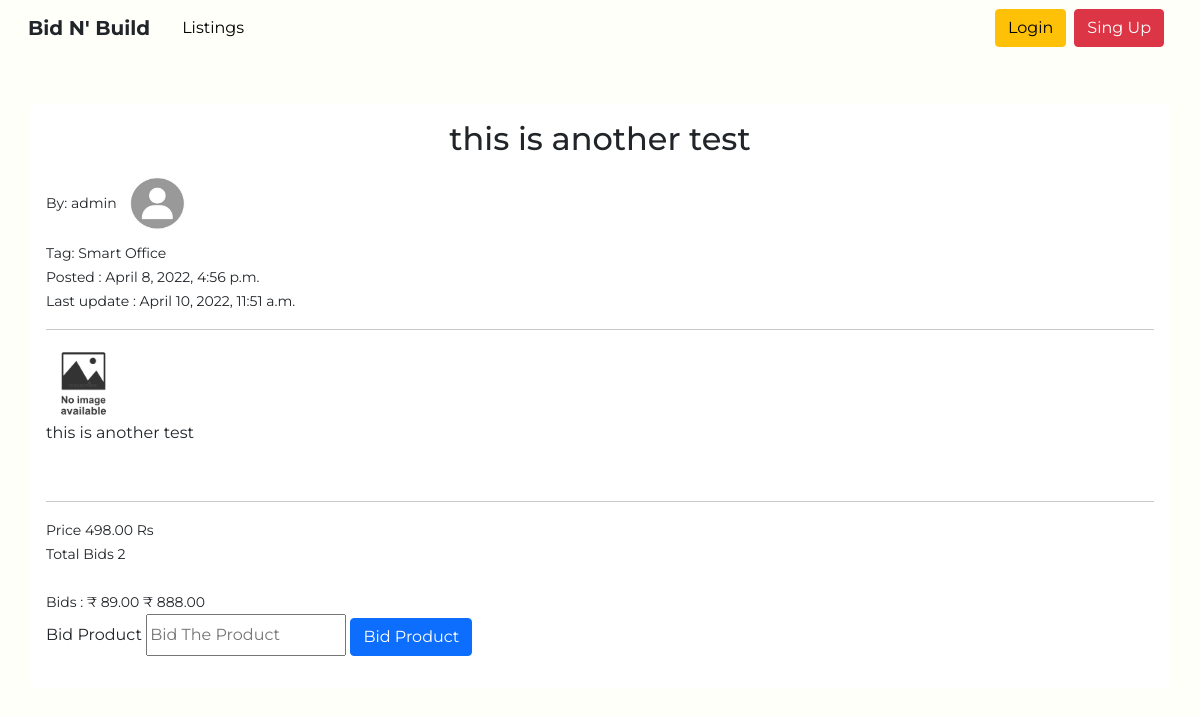
Before: /product-details/21 with the older database file.
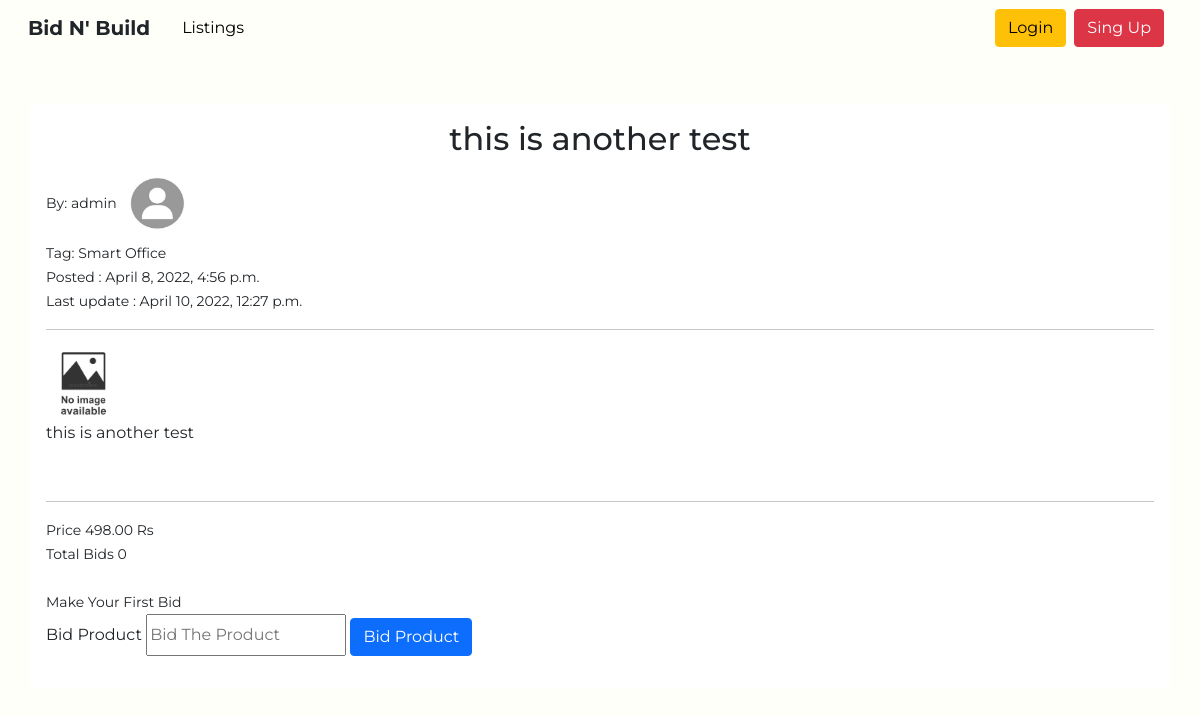
After: the same page with the newer database file.
### home/models.py (models this page shows, shortened)
class Product(models.Model):
    title=models.CharField(max_length=255)
    author=models.ForeignKey(Customer, on_delete=models.CASCADE)
    order=models.BooleanField(default=False)
    product_image = models.ImageField(null=True, blank=True, upload_to='images/products/')
    desc=RichTextField(blank=True, null=True)
    price=models.DecimalField(max_digits=8, decimal_places=2)
    category=models.ForeignKey(Category, on_delete=models.CASCADE)
    created_at = models.DateTimeField(auto_now_add=True)
    updated_at = models.DateTimeField(auto_now=True)

class Bid(models.Model):
    product = models.ForeignKey(Product, related_name="bids", on_delete=models.CASCADE)
    company = models.ForeignKey(Company, on_delete=models.CASCADE)
    bid_price=models.DecimalField(max_digits=8, decimal_places=2)
    accepted_bid=models.BooleanField(default=False)
    created_at=models.DateTimeField(auto_now_add=True)
    updated_at=models.DateTimeField(auto_now=True)

class Category(models.Model):
    name=models.CharField(max_length=255)
    def __str__(self):
        return self.name

### account/models.py (models this page shows, shortened)
class Customer(models.Model):
    user = models.OneToOneField(User, on_delete = models.CASCADE)
    gender_choice=(('M',"Male"),('F',"Female"))
    gender = models.CharField(choices=gender_choice, max_length=20)
    profile_pic = models.ImageField(null=True, blank=True,upload_to='images/customer/profile/')
    phone = models.CharField(max_length=13)
    dob = models.DateField()
    address = models.TextField()
    pin=models.CharField(max_length=6)
    created_at = models.DateTimeField(auto_now_add=True)
    updated_at = models.DateTimeField(auto_now=True)
    objects = models.Manager()

class User(AbstractUser):
    user_type_data = ((1, "Admin"),(2, "Customer"), (3, "Company"))
    user_type = models.CharField(default=2, choices=user_type_data, max_length=20)

### home/views.py (the view)
# urls.py: path('product-details/<int:pk>', views.ProductDetailsView.as_view(), name='product_details'),
class ProductDetailsView(DetailView):
    model=Product
    template_name='product/product_details.html'

### templates/product/product_details.html (shortened to what this page needs)
{% extends 'base.html' %}
{% load static %}
{% block body %}
<div class="container my-5 bg-white rounded-3 p-3">
    <h2 class="text-center">{{ product.title }}</h2>
<small>
    By: {{ product.author.user.username }}
    {% if product.author.profile_pic %}
    <img src="{{ product.author.profile_pic.url }}" class="rounded-circle"  width=75 height=75>
    {% else %}
        <img src="{% static 'img/avatar.jpg' %}" alt="Avatar"  class="rounded-circle"  width=75 height=75>
    {% endif %}
    <br>
    Tag: {{ product.category }}
    <br>
    Posted : {{ product.created_at }} <br>Last update : {{ product.updated_at }}
    <br>
</small>
<hr>
{% if product.product_image %}
<img src=" {{ product.product_image.url }} ">
{% else %}
<img src="{% static 'img/product.jpg' %}" alt="Avatar"  class="rounded-circle"  width=75 height=75>
{% endif %}
<br>
{{ product.desc|safe }}
<br>
<hr>
<small> Price {{ product.price }} Rs </small>
<br>
<small> Total Bids {{ product.bids.all.count }} </small>
<br>
<br>
    {% if not product.bids.all %}
    <small>Make Your First Bid</small>
    {% else %}
    <small> Bids :
    {% for bid in product.bids.all  %}
     ₹ {{ bid.bid_price }}
    {% endfor %}
</small>
    {% endif %}
{% if user.is_authenticated %}
    <small>
                    {% comment %} <div class="form-group">
                        <form action="{% url 'bid_product' product.pk %}" method="POST" >
                            {% csrf_token %}
                                <input type="hidden" name="productId" value="{{ product.pk }}">
                                <label for="bid_product">Bid Product</label>
                                    <input type="number" class="col-form-label" id="bid_price" min="{{ product.price }} " name="bid_price" placeholder="Bid The Product"></input>
                                <small><button class="btn btn-warning sm sm mr-2">Bid Product</button>
                                </small>
                            </form>
                    </div> {% endcomment %}
                    {% else %}
                    <div class="form-group">
                        <form>
                            <label for="bid_product">Bid Product</label>
                                    <input type="number" class="col-form-label" id="bid_price" min="{{ product.price }}" name="bid_price" placeholder="Bid The Product"></input>
                                <small>
                                    <button type="button" class="btn btn-primary sm mr-2" data-toggle="modal" data-target="#loginModal">Bid Product</button>
                                </small>
                        </form>
                    </div>
{% endif %}
</div>
{% endblock body %}

Changed rows visible on the page:
removed Bid: bid_price "89.00"
removed Bid: bid_price "888.00"
changed Product "this is another test": updated_at "April 10, 2022, 11:51 a.m." → "April 10, 2022, 12:27 p.m."; bids.all.count "2" → "0"
Other visible differences:
text no longer shown: "Bids :"
text now shown: "Make Your First Bid"
